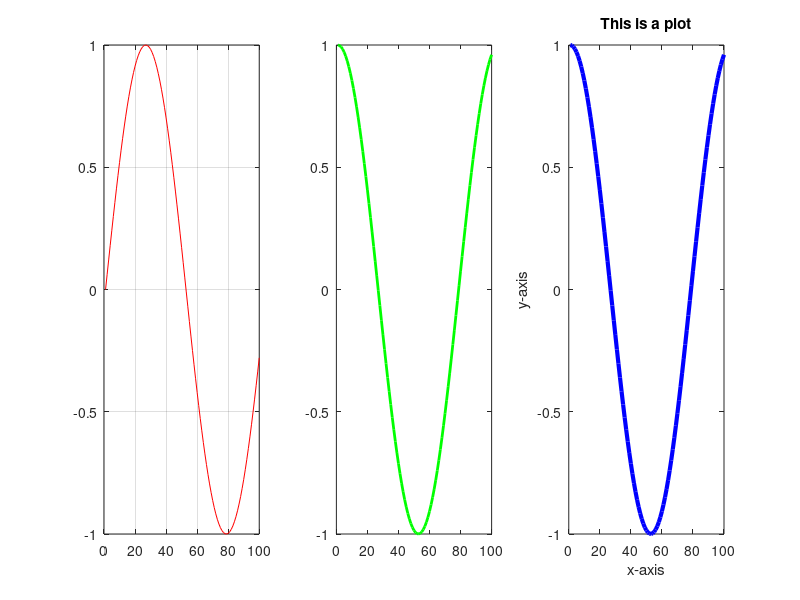

This chart was generated by the following MATLAB code: (Note: this script raises an error after producing the figure.)
clc;
clear;

% plotting 
figure;

a = linspace(0, 6);
sine = sin(a);
cosine = cos(a);

subplot(1, 3, 1);
plot(sine, 'r');
grid on;
hold on;

subplot(1, 3, 2);
plot(cosine, 'g', 'LineWidth', 2);
hold on;

subplot(1, 3, 3);
plot(cosine, 'b', 'LineWidth', 3);
hold on;



xlabel("x-axis");
ylabel("y-axis");
title("This is a plot");
gtext("This can be moved");